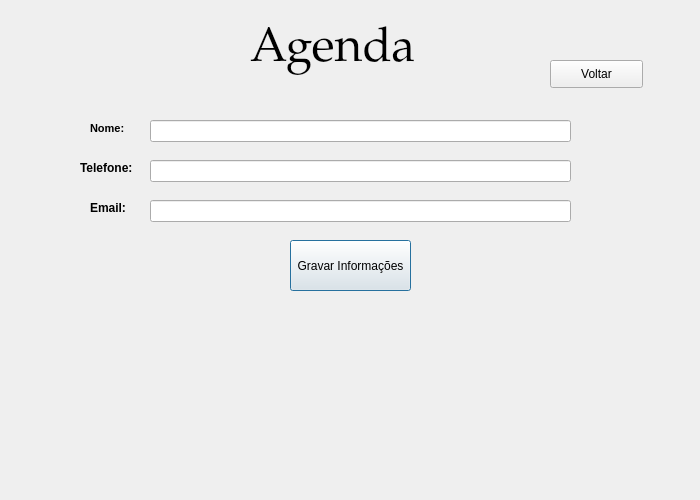
<?xml version="1.0" encoding="UTF-8"?>
<ui version="4.0">
 <class>EditarContato</class>
 <widget class="QDialog" name="EditarContato">
  <property name="geometry">
   <rect>
    <x>0</x>
    <y>0</y>
    <width>700</width>
    <height>500</height>
   </rect>
  </property>
  <property name="windowTitle">
   <string>Dialog</string>
  </property>
  <widget class="QLabel" name="label_nome">
   <property name="geometry">
    <rect>
     <x>90</x>
     <y>120</y>
     <width>55</width>
     <height>16</height>
    </rect>
   </property>
   <property name="font">
    <font>
     <pointsize>8</pointsize>
     <weight>75</weight>
     <bold>true</bold>
    </font>
   </property>
   <property name="text">
    <string>Nome:</string>
   </property>
  </widget>
  <widget class="QLabel" name="label_telefone">
   <property name="geometry">
    <rect>
     <x>80</x>
     <y>160</y>
     <width>61</width>
     <height>16</height>
    </rect>
   </property>
   <property name="font">
    <font>
     <weight>75</weight>
     <bold>true</bold>
    </font>
   </property>
   <property name="text">
    <string>Telefone:</string>
   </property>
  </widget>
  <widget class="QLabel" name="label_email">
   <property name="geometry">
    <rect>
     <x>90</x>
     <y>200</y>
     <width>55</width>
     <height>16</height>
    </rect>
   </property>
   <property name="font">
    <font>
     <weight>75</weight>
     <bold>true</bold>
    </font>
   </property>
   <property name="text">
    <string>Email:</string>
   </property>
  </widget>
  <widget class="QLineEdit" name="lineEdit_nome">
   <property name="geometry">
    <rect>
     <x>150</x>
     <y>120</y>
     <width>421</width>
     <height>22</height>
    </rect>
   </property>
  </widget>
  <widget class="QLineEdit" name="lineEdit_telefone">
   <property name="geometry">
    <rect>
     <x>150</x>
     <y>160</y>
     <width>421</width>
     <height>22</height>
    </rect>
   </property>
  </widget>
  <widget class="QLineEdit" name="lineEdit_email">
   <property name="geometry">
    <rect>
     <x>150</x>
     <y>200</y>
     <width>421</width>
     <height>22</height>
    </rect>
   </property>
  </widget>
  <widget class="QLabel" name="label_4_nome_principal">
   <property name="geometry">
    <rect>
     <x>250</x>
     <y>10</y>
     <width>211</width>
     <height>81</height>
    </rect>
   </property>
   <property name="font">
    <font>
     <family>Palatino Linotype</family>
     <pointsize>36</pointsize>
    </font>
   </property>
   <property name="text">
    <string>Agenda</string>
   </property>
  </widget>
  <widget class="QPushButton" name="pushButton_gravar_informacoes">
   <property name="geometry">
    <rect>
     <x>290</x>
     <y>240</y>
     <width>121</width>
     <height>51</height>
    </rect>
   </property>
   <property name="text">
    <string>Gravar Informações</string>
   </property>
  </widget>
  <widget class="QPushButton" name="pushButton_voltar">
   <property name="geometry">
    <rect>
     <x>550</x>
     <y>60</y>
     <width>93</width>
     <height>28</height>
    </rect>
   </property>
   <property name="text">
    <string>Voltar</string>
   </property>
  </widget>
 </widget>
 <resources/>
 <connections/>
</ui>
